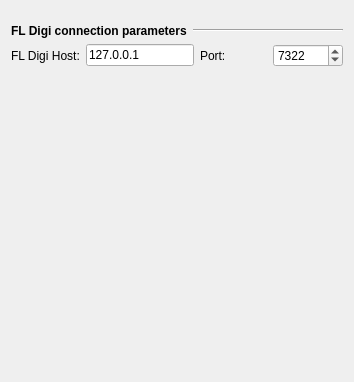
      <widget class="QWidget" name="page_24" >
       <layout class="QVBoxLayout" >
        <item>
         <spacer>
          <property name="orientation" >
           <enum>Qt::Vertical</enum>
          </property>
          <property name="sizeType" >
           <enum>QSizePolicy::Fixed</enum>
          </property>
          <property name="sizeHint" >
           <size>
            <width>20</width>
            <height>13</height>
           </size>
          </property>
         </spacer>
        </item>
        <item>
         <layout class="QHBoxLayout" >
          <item>
           <widget class="QLabel" name="label_136" >
            <property name="sizePolicy" >
             <sizepolicy vsizetype="Fixed" hsizetype="Fixed" >
              <horstretch>0</horstretch>
              <verstretch>0</verstretch>
             </sizepolicy>
            </property>
            <property name="font" >
             <font>
              <weight>75</weight>
              <bold>true</bold>
             </font>
            </property>
            <property name="text" >
             <string>FL Digi connection parameters</string>
            </property>
           </widget>
          </item>
          <item>
           <widget class="Line" name="line_30" >
            <property name="orientation" >
             <enum>Qt::Horizontal</enum>
            </property>
           </widget>
          </item>
         </layout>
        </item>
        <item>
         <layout class="QHBoxLayout" >
          <item>
           <widget class="QLabel" name="label_137" >
            <property name="minimumSize" >
             <size>
              <width>67</width>
              <height>0</height>
             </size>
            </property>
            <property name="text" >
             <string>FL Digi Host:</string>
            </property>
           </widget>
          </item>
          <item>
           <widget class="QLineEdit" name="FLDIGIHostEdit" >
            <property name="text" >
             <string>127.0.0.1</string>
            </property>
           </widget>
          </item>
          <item>
           <widget class="QLabel" name="label_138" >
            <property name="minimumSize" >
             <size>
              <width>67</width>
              <height>0</height>
             </size>
            </property>
            <property name="text" >
             <string>Port:</string>
            </property>
           </widget>
          </item>
          <item>
           <widget class="QSpinBox" name="FLDIGIPortBox" >
            <property name="minimumSize" >
             <size>
              <width>70</width>
              <height>0</height>
             </size>
            </property>
            <property name="maximum" >
             <number>65535</number>
            </property>
            <property name="value" >
             <number>7322</number>
            </property>
           </widget>
          </item>
         </layout>
        </item>
        <item>
         <spacer>
          <property name="orientation" >
           <enum>Qt::Vertical</enum>
          </property>
          <property name="sizeHint" >
           <size>
            <width>20</width>
            <height>304</height>
           </size>
          </property>
         </spacer>
        </item>
       </layout>
      </widget>
